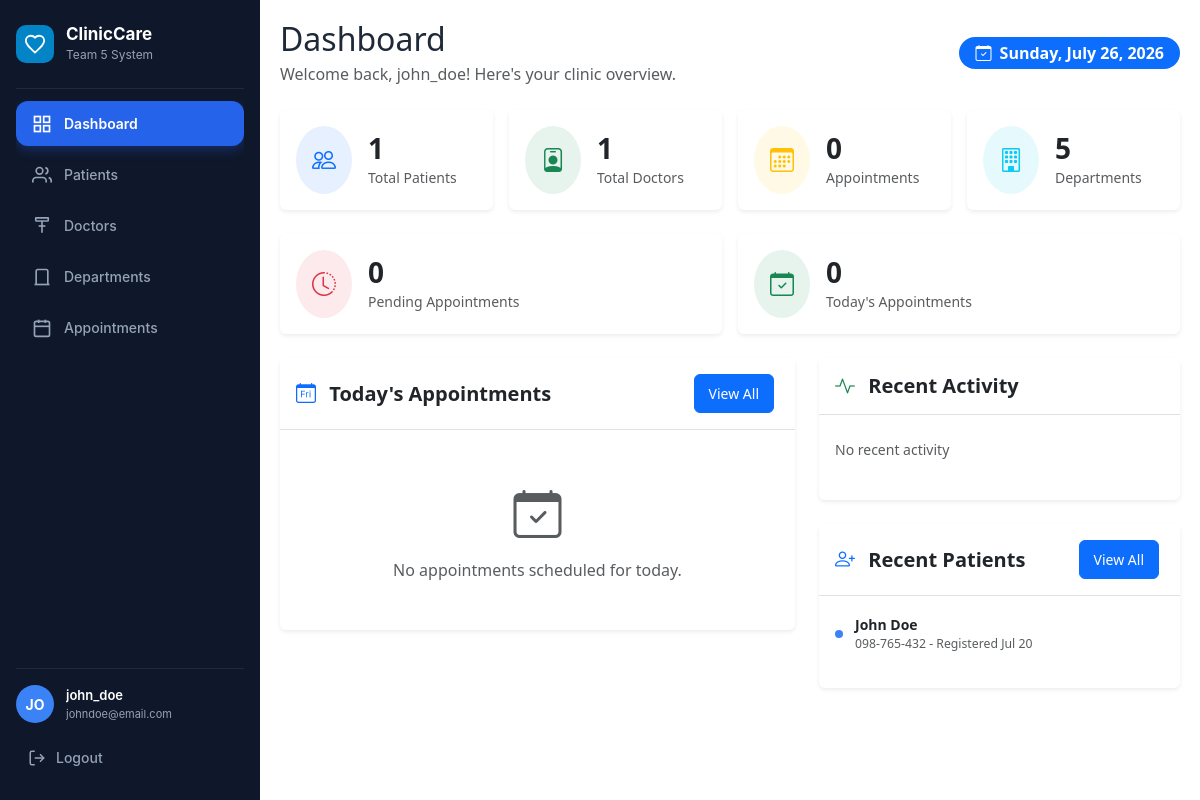
The app's page /modules/dashboard/index.php (signed in) with its own data.
### tables this page shows
CREATE TABLE patients (
    id INT AUTO_INCREMENT PRIMARY KEY,
    user_id INT NULL,
    name VARCHAR(100) NOT NULL,
    gender ENUM('Male', 'Female', 'Other') NOT NULL,
    phone VARCHAR(20) NOT NULL,
    dob DATE,
    address TEXT,
    created_at TIMESTAMP DEFAULT CURRENT_TIMESTAMP,
    FOREIGN KEY (user_id) REFERENCES users(id) ON DELETE SET NULL ON UPDATE CASCADE
);

### modules/dashboard/index.php (the view, shortened to what this page needs)
<?php
require_once __DIR__ . '/../../config/db.php';
$stats = [
    'total_patients'    => $pdo->query("SELECT COUNT(*) FROM patients")->fetchColumn(),
    'total_doctors'     => $pdo->query("SELECT COUNT(*) FROM doctors")->fetchColumn(),
    'total_appointments'=> $pdo->query("SELECT COUNT(*) FROM appointments")->fetchColumn(),
    'total_departments' => $pdo->query("SELECT COUNT(*) FROM departments")->fetchColumn(),
    'pending_appts'     => $pdo->query("SELECT COUNT(*) FROM appointments WHERE status='Pending'")->fetchColumn(),
    'today_appts'       => $pdo->query("SELECT COUNT(*) FROM appointments WHERE appointment_date = CURDATE()")->fetchColumn(),
];
$todayAppointments = $pdo->query("
    SELECT a.id, a.appointment_time, a.status,
           p.name AS patient_name, d.name AS doctor_name
    FROM appointments a
    JOIN patients p ON a.patient_id = p.id
    JOIN doctors d ON a.doctor_id = d.id
    WHERE a.appointment_date = CURDATE()
    ORDER BY a.appointment_time ASC
    LIMIT 10
")->fetchAll(PDO::FETCH_ASSOC);
$recentAppointments = $pdo->query("
    SELECT a.id, a.appointment_date, a.appointment_time, a.status,
           p.name AS patient_name, d.name AS doctor_name
    FROM appointments a
    JOIN patients p ON a.patient_id = p.id
    JOIN doctors d ON a.doctor_id = d.id
    ORDER BY a.created_at DESC
    LIMIT 5
")->fetchAll(PDO::FETCH_ASSOC);
$recentPatients = $pdo->query("
    SELECT id, name, phone, created_at
    FROM patients
    ORDER BY created_at DESC
    LIMIT 5
")->fetchAll(PDO::FETCH_ASSOC);
?>
<!DOCTYPE html>
<html lang="en">
<head>
    <link href="https://cdn.jsdelivr.net/npm/bootstrap@5.3.3/dist/css/bootstrap.min.css" rel="stylesheet">
    <link href="https://cdn.jsdelivr.net/npm/bootstrap-icons@1.11.3/font/bootstrap-icons.min.css" rel="stylesheet">
    <link href="../../assets/css/style.css" rel="stylesheet">
</head>
<body>
    <?php include __DIR__ . '/../../includes/sidebar.php'; ?>
    <div class="main-content">
        <div class="d-flex justify-content-between align-items-center mb-4">
            <div>
                <h2 class="mb-1">Dashboard</h2>
                <p class="text-muted mb-0">Welcome back, <?= htmlspecialchars($user_name) ?>! Here's your clinic overview.</p>
            </div>
            <div class="d-flex gap-2">
                <span class="badge bg-primary fs-6 px-3 py-2">
                    <i class="bi bi-calendar-check me-1"></i>
                    <?= date('l, F j, Y') ?>
                </span>
            </div>
        </div>
        <div class="row g-3 mb-4">
            <div class="col-md-3 col-6">
                <div class="card border-0 shadow-sm p-3 h-100">
                    <div class="d-flex align-items-center">
                        <div class="rounded-circle bg-primary bg-opacity-10 p-3 me-3">
                            <i class="bi bi-people fs-4 text-primary"></i>
                        </div>
                        <div>
                            <h3 class="mb-0 fw-bold"><?= $stats['total_patients'] ?></h3>
                            <small class="text-muted">Total Patients</small>
                        </div>
                    </div>
                </div>
            </div>
            <div class="col-md-3 col-6">
                <div class="card border-0 shadow-sm p-3 h-100">
                    <div class="d-flex align-items-center">
                        <div class="rounded-circle bg-success bg-opacity-10 p-3 me-3">
                            <i class="bi bi-person-badge fs-4 text-success"></i>
                        </div>
                        <div>
                            <h3 class="mb-0 fw-bold"><?= $stats['total_doctors'] ?></h3>
                            <small class="text-muted">Total Doctors</small>
                        </div>
                    </div>
                </div>
            </div>
            <div class="col-md-3 col-6">
                <div class="card border-0 shadow-sm p-3 h-100">
                    <div class="d-flex align-items-center">
                        <div class="rounded-circle bg-warning bg-opacity-10 p-3 me-3">
                            <i class="bi bi-calendar3 fs-4 text-warning"></i>
                        </div>
                        <div>
                            <h3 class="mb-0 fw-bold"><?= $stats['total_appointments'] ?></h3>
                            <small class="text-muted">Appointments</small>
                        </div>
                    </div>
                </div>
            </div>
            <div class="col-md-3 col-6">
                <div class="card border-0 shadow-sm p-3 h-100">
                    <div class="d-flex align-items-center">
                        <div class="rounded-circle bg-info bg-opacity-10 p-3 me-3">
                            <i class="bi bi-building fs-4 text-info"></i>
                        </div>
                        <div>
                            <h3 class="mb-0 fw-bold"><?= $stats['total_departments'] ?></h3>
                            <small class="text-muted">Departments</small>
                        </div>
                    </div>
                </div>
            </div>
        </div>
        <div class="row g-3 mb-4">
            <div class="col-md-6">
                <div class="card border-0 shadow-sm p-3">
                    <div class="d-flex align-items-center">
                        <div class="rounded-circle bg-danger bg-opacity-10 p-3 me-3">
                            <i class="bi bi-clock-history fs-4 text-danger"></i>
                        </div>
                        <div>
                            <h3 class="mb-0 fw-bold"><?= $stats['pending_appts'] ?></h3>
                            <small class="text-muted">Pending Appointments</small>
                        </div>
                    </div>
                </div>
            </div>
            <div class="col-md-6">
                <div class="card border-0 shadow-sm p-3">
                    <div class="d-flex align-items-center">
                        <div class="rounded-circle bg-success bg-opacity-10 p-3 me-3">
                            <i class="bi bi-calendar-check fs-4 text-success"></i>
                        </div>
                        <div>
                            <h3 class="mb-0 fw-bold"><?= $stats['today_appts'] ?></h3>
                            <small class="text-muted">Today's Appointments</small>
                        </div>
                    </div>
                </div>
            </div>
        </div>
        <div class="row g-4">
            <div class="col-md-7">
                <div class="card border-0 shadow-sm">
                    <div class="card-header bg-white border-bottom d-flex justify-content-between align-items-center py-3">
                        <h5 class="mb-0 fw-bold">
                            <i class="bi bi-calendar-day text-primary me-2"></i>
                            Today's Appointments
                        </h5>
                        <a href="../appointments/index.php" class="btn btn-sm btn-outline-primary">View All</a>
                    </div>
                    <div class="card-body p-0">
                        <?php if (count($todayAppointments) > 0): ?>
                        <div class="table-responsive">
                            <table class="dashboard-table mb-0">
                                <thead>
                                    <tr>
                                        <th>Time</th>
                                        <th>Patient</th>
                                        <th>Doctor</th>
                                        <th>Status</th>
                                    </tr>
                                </thead>
                                <tbody>
                                    <?php foreach ($todayAppointments as $appt): ?>
                                    <tr>
                                        <td><?= date('h:i A', strtotime($appt['appointment_time'])) ?></td>
                                        <td><?= htmlspecialchars($appt['patient_name']) ?></td>
                                        <td><?= htmlspecialchars($appt['doctor_name']) ?></td>
                                        <td>
                                            <span class="badge <?= strtolower($appt['status']) === 'pending' ? 'bg-warning text-dark' : (strtolower($appt['status']) === 'completed' ? 'bg-success' : 'bg-danger') ?>">
                                                <?= $appt['status'] ?>
                                            </span>
                                        </td>
                                    </tr>
                                    <?php endforeach; ?>
                                </tbody>
                            </table>
                        </div>
                        <?php else: ?>
                        <div class="text-center py-5">
                            <i class="bi bi-calendar-check text-muted" style="font-size: 3rem;"></i>
                            <p class="text-muted mt-2 mb-0">No appointments scheduled for today.</p>
                        </div>
                        <?php endif; ?>
                    </div>
                </div>
            </div>
            <div class="col-md-5">
                <div class="card border-0 shadow-sm">
                    <div class="card-header bg-white border-bottom py-3">
                        <h5 class="mb-0 fw-bold">
                            <i class="bi bi-activity text-success me-2"></i>
                            Recent Activity
                        </h5>
                    </div>
                    <div class="card-body p-0">
                        <ul class="activity-list px-3 py-2">
                            <?php if (count($recentAppointments) === 0): ?>
                            <li class="text-muted text-center py-3">No recent activity</li>
                            <?php endif; ?>
                        </ul>
                    </div>
                </div>
                <div class="card border-0 shadow-sm mt-4">
                    <div class="card-header bg-white border-bottom d-flex justify-content-between align-items-center py-3">
                        <h5 class="mb-0 fw-bold">
                            <i class="bi bi-person-plus text-primary me-2"></i>
                            Recent Patients
                        </h5>
                        <a href="../patients/index.php" class="btn btn-sm btn-outline-primary">View All</a>
                    </div>
                    <div class="card-body p-0">
                        <ul class="activity-list px-3 py-2">
                            <?php foreach ($recentPatients as $rp): ?>
                            <li>
                                <span class="activity-dot blue"></span>
                                <div>
                                    <strong><?= htmlspecialchars($rp['name']) ?></strong>
                                    <small class="text-muted d-block">
                                        <?= htmlspecialchars($rp['phone']) ?> -
                                        Registered <?= date('M d', strtotime($rp['created_at'])) ?>
                                    </small>
                                </div>
                            </li>
                            <?php endforeach; ?>
                        </ul>
                    </div>
                </div>
            </div>
        </div>
    </div>
</body>
</html>

### assets/css/style.css (style rules this page uses)
:root { --primary: #1c6ea4; --primary-dark: #14507a; --primary-light: #eaf3fa; --text-dark: #1f2937; --text-muted: #6b7280; --border: #dbe3ea; --error-bg: #fdecea; --error-text: #b3261e; --error-border: #f5c6c3; --success-bg: #e6f4ea; --success-text: #1e7e34; --success-border: #b7dfc0; }
* { margin: 0; padding: 0; box-sizing: border-box; }
body { font-family: 'Segoe UI', Arial, sans-serif; min-height: 100vh; color: var(--text-dark); }
.main-content { margin-left: 260px; padding: 20px; min-height: 100vh; display: flex; flex-direction: column; }
.btn, .btn-success, .btn-danger, .btn-secondary { padding: 8px 14px; border-radius: 6px; text-decoration: none; color: #fff; font-size: 14px; margin-right: 5px; display: inline-block; }
.btn { background: #0d6efd; }
.badge { padding: 5px 10px; border-radius: 20px; color: #fff; font-size: 12px; font-weight: bold; }
.card { transition: transform 0.2s, box-shadow 0.2s; }
.activity-list { list-style: none; padding: 0; }
.activity-list li { padding: 10px 0; border-bottom: 1px solid #f0f0f0; display: flex; align-items: center; gap: 12px; font-size: 14px; }
.activity-list li:last-child { border-bottom: none; }
.activity-dot { width: 8px; height: 8px; border-radius: 50%; flex-shrink: 0; }
.activity-dot.blue { background: #3b82f6; }

### includes/sidebar.php (style rules this page uses)
:root { --sidebar-bg: #0f172a; --sidebar-text: #94a3b8; --sidebar-active-bg: #2563eb; --sidebar-active-text: #ffffff; --sidebar-hover-bg: #1e293b; }

### records on screen
patients: name "John Doe", phone "098-765-432", created_at "Jul 20"

### other values on screen
$avatar_initials "JO"
$user_name "john_doe"
$user_email "johndoe@email.com"
$stats['total_patients'] "1"
$stats['total_doctors'] "1"
$stats['total_appointments'] "0"
$stats['total_departments'] "5"
$stats['pending_appts'] "0"
$stats['today_appts'] "0"
